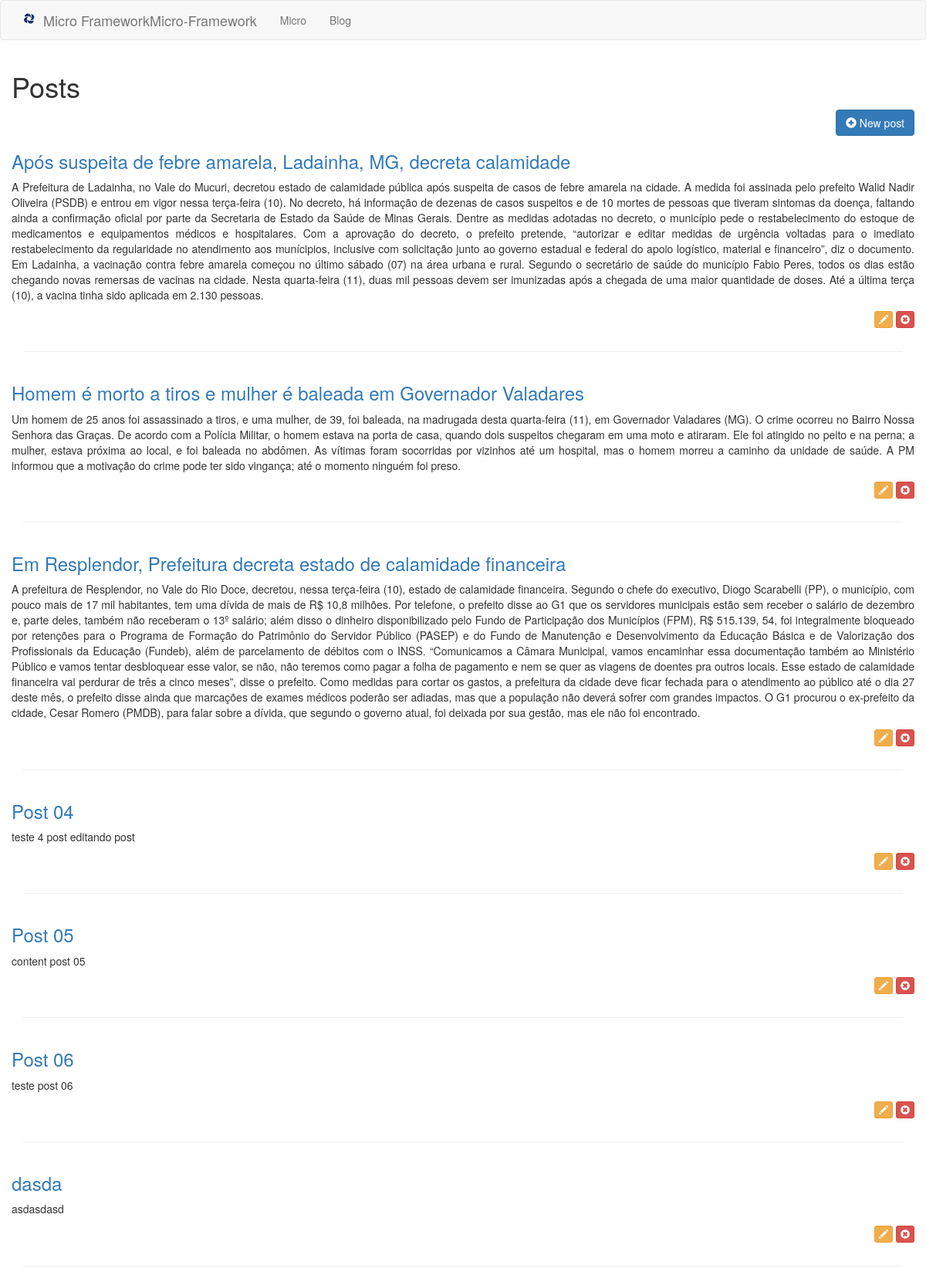
The app's page /posts, older data.
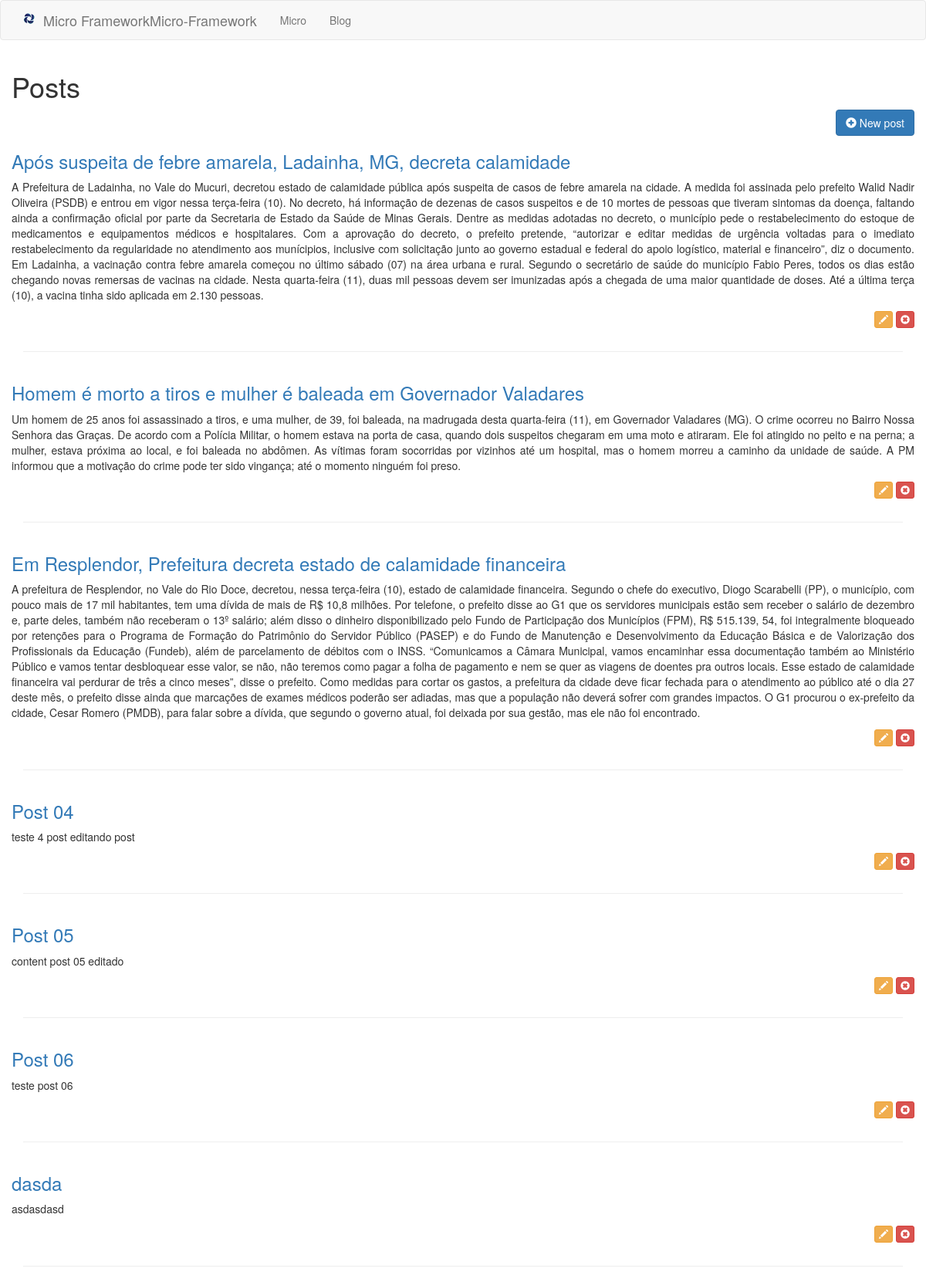
The same page, newer data.
### tables this page shows
CREATE TABLE posts (id INTEGER CONSTRAINT posts_index PRIMARY KEY ASC AUTOINCREMENT, title VARCHAR (255) NOT NULL, content TEXT NOT NULL);

### app/Controllers/PostsController.php (called while the page is built, shortened)
<?php
class PostsController extends BaseController {
    private $post;
    public function __construct() {
        $this->post = $model = Container::getModel('Post');
    }
    public function index() {
        $this->view->posts = $this->post->all();
        $this->renderView('posts/index', 'layout');
    }
}

### core/bootstrap.php (called while the page is built)
<?php
$routes = require_once __DIR__.'/../app/routes.php';
$rout = new \Core\Route($routes);

### public/index.php (called while the page is built, shortened)
<?php
require_once __DIR__ . "/../core/bootstrap.php";

### core/BaseModel.php (called while the page is built, shortened)
<?php
abstract class BaseModel {
    private $pdo;
    protected $table;
    public function __construct(PDO $pdo) {
        $this->pdo = $pdo;
    }
    public function all() {
        $query = "SELECT * FROM {$this->table}";
        $stmt = $this->pdo->query($query);
        $stmt->execute();
        $result = $stmt->fetchAll();
        return $result;
    }
}

### core/DataBase.php (called while the page is built, shortened)
<?php
class DataBase {
    public static function getDatabase() {
        $conf = include_once __DIR__ . '/../App/database.php';
        if ($conf['driver'] == "sqlite") {
            $sqlite = __DIR__ . "/../storage/database/" . $conf['sqlite']['host'];
            $sqlite = "sqlite:" . $sqlite;
            try {
                $pdo = new PDO($sqlite);
                $pdo->setAttribute(PDO::ATTR_ERRMODE, PDO::ERRMODE_EXCEPTION);
                $pdo->setAttribute(PDO::ATTR_DEFAULT_FETCH_MODE, PDO::FETCH_OBJ);
                return $pdo;
            } catch (PDOException $e) {
                echo $e->getMessage();
            }
        } else if ($conf['driver'] == "mysql") {
            $host = $conf['mysql']['host'];
            $db = $conf['mysql']['database'];
            $user = $conf['mysql']['user'];
            $pass = $conf['mysql']['pass'];
            $charset = $conf['mysql']['charset'];
            $collation = $conf['mysql']['collation'];
            try {
                $pdo = new PDO("mysql:host=$host;dbname=$db;charset=$charset", $user, $pass);
                $pdo->setAttribute(PDO::ATTR_ERRMODE, PDO::ERRMODE_EXCEPTION);
                $pdo->setAttribute(PDO::MYSQL_ATTR_INIT_COMMAND, "SET NAMES '$charset' COLLATE '$collation'");
                $pdo->setAttribute(PDO::ATTR_DEFAULT_FETCH_MODE, PDO::FETCH_OBJ);
                return $pdo;
            } catch (PDOException $e) {
                echo $e->getMessage();
            }
        }
    }
}

### core/Container.php (called while the page is built, shortened)
<?php
class Container {
    public static function getModel($model) {
        return new $objModel(DataBase::getDatabase());
    }
}

### app/Views/posts/index.phtml (the view)
<div class="container">
    <div class="row">
        <h1><?php $this->getpageTitle(); ?></h1>
        <a href="/post/create" class="btn btn-primary pull-right">
            <i class="glyphicon glyphicon-plus-sign"></i> New post
        </a>
    </div>
    <?php foreach ($this->view->posts as $post): ?>
        <div class="row">
            <h3><a href="/post/<?php echo $post->id; ?>/show"><?php echo $post->title; ?></a></h3>
            <p class="text-justify">
                <?php echo $post->content; ?>
            </p>
            <p class="text-right">
                <a href="/post/<?php echo $post->id; ?>/edit" class="btn btn-warning btn-xs">
                    <i class="glyphicon glyphicon-pencil"></i>
                </a>
                <a href="/post/<?php echo $post->id; ?>/delete" class="btn btn-danger btn-xs" onclick="return confirm('deletar este post')">
                    <i class="glyphicon glyphicon-remove-sign"></i>
                </a>
            </p>
        </div>
        <hr>
    <?php endforeach; ?>
</div>

### core/Route.php (shortened to what this page needs)
<?php
class Route {
    private $routes;
    public function __construct(array $routes) {
        $this->run();
    }
    private function setRoutes($routes) {
        foreach ($routes as $route) {
            $expplode = explode('@', $route[1]);
            $r = [$route[0], $expplode[0], $expplode[1]];
            $newRoutes[] = $r;
        }
        $this->routes = $newRoutes;
    }
    private function getRequest() {
        $obj = new \stdClass;
        return $obj;
    }
    private function getURL() {
        return parse_url($_SERVER['REQUEST_URI'], PHP_URL_PATH);
    }
    private function run() {
        $url = $this->getURL();
        foreach ($this->routes as $route) {
            $routeArray = explode('/', $route[0]);
            $param = [];
            for ($i = 0; $i < count($routeArray); $i++) {
                $route[0] = implode($routeArray, '/');
            }
            if ($url == $route[0]) {
                $found = true;
                $controller = $route[1];
                $action = $route[2];
                break;
            }
        }
        if (isset($found)) {
            $controller = Container::newController($controller);
            switch (count($param)) {
                default:
                    $controller->$action($this->getRequest());
                    break;
            }
        } else {
            Container::pageNotFound();
        }
    }
}

### core/BaseController.php (shortened to what this page needs)
<?php
abstract class BaseController {
    private $viewPath;
    private $layoutPath;
    private $pageTitle = NULL;
    public function __construct() {
        $this->view = new \stdClass;
    }
    protected function renderView($viewPath, $layoutPath = null) {
        $this->viewPath = $viewPath;
        $this->layoutPath = $layoutPath;
        if ($layoutPath) {
            $this->layout();
        } else {
            $this->content();
        }
    }
    protected function content() {
        if (file_exists(__DIR__ . "/../app/Views/" . $this->viewPath . ".phtml")) {
            require_once __DIR__ . "/../app/Views/" . $this->viewPath . ".phtml";
        } else {
            echo "Error: view not found";
        }
    }
    protected function layout() {
        if (file_exists(__DIR__ . "/../app/Views/" . $this->layoutPath . ".phtml")) {
            require_once __DIR__ . "/../app/Views/" . $this->layoutPath . ".phtml";
        } else {
            echo "Error: Layout path not found";
        }
    }
    protected function setPageTitle($pageTitle) {
        $this->pageTitle = $pageTitle;
    }
    protected function getPageTitle($separator =NULL) {
        if($separator){
            echo $this->pageTitle. " ". $separator. " ";
        }else{
            echo $this->pageTitle." ";
        }
    }
}

### app/Views/layout.phtml (shortened to what this page needs)
<!DOCTYPE html>
<html lang="pt-br">
    <head>
        <link href="/assets/css/style.css" rel="stylesheet">
    </head>
    <body>
        <?php
        require_once __DIR__."/menu.phtml";
        $this->content();
        ?>
    </body>
</html>

### app/Views/menu.phtml (shortened to what this page needs)
<nav class="navbar navbar-default">
  <div class="container">
    <div class="navbar-header">
      <a class="navbar-brand" href="/">
          <img src="/favicon.ico" class="pull-left" />&nbsp;&nbsp;Micro FrameworkMicro-Framework </a>
    </div>
    <div class="collapse navbar-collapse" id="bs-example-navbar-collapse-1">
      <ul class="nav navbar-nav">
        <li><a href="/">Micro<span class="sr-only">(current)</span></a></li>
        <li><a href="/posts">Blog</a></li>
      </ul>
    </div>
  </div>
</nav>

Row changes from the older to the newer data that the page shows:
changed posts "Post 05": content "content post 05" → "content post 05 editado"
